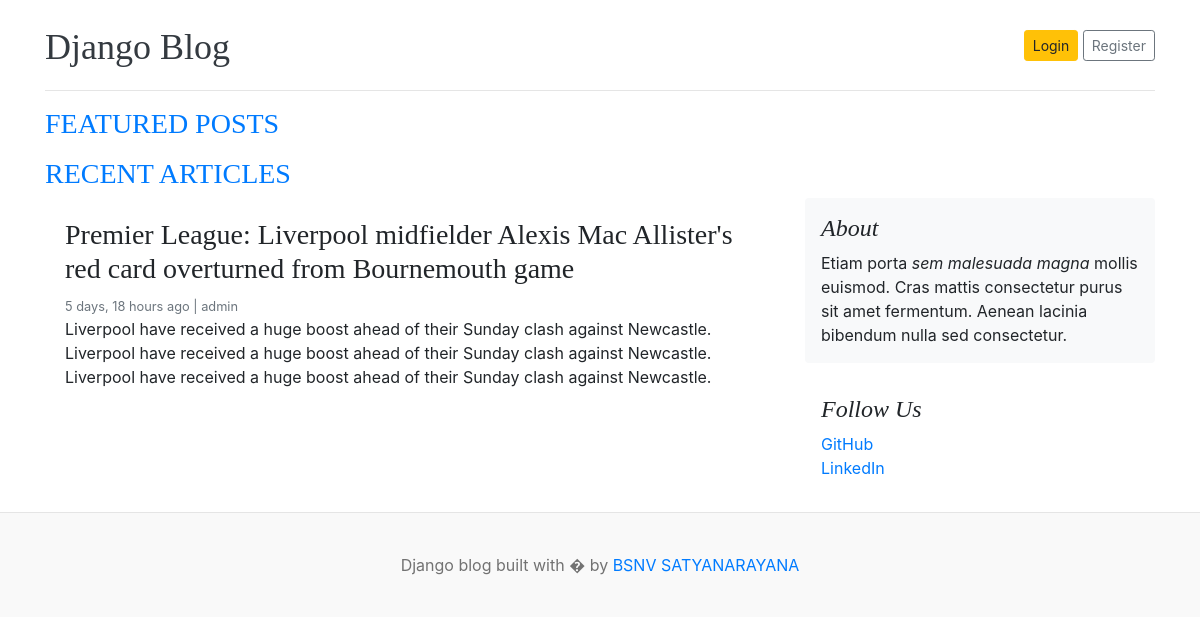
Page /category/1/ on the committed database.
### blog/models.py (models this page shows, shortened)
class blog(models.Model):
    title=models.CharField(max_length=100)
    slug=models.SlugField(max_length=100,unique=True,blank=True)
    category=models.ForeignKey(category,on_delete=models.CASCADE)
    author=models.ForeignKey(User,on_delete=models.CASCADE)
    featured_image=models.ImageField(upload_to='upload/%y/%M/%d')
    short_description=models.TextField(max_length=2000)
    blog_body=models.TextField(max_length=5000)
    status=models.IntegerField(choices=STATUS_CHOICES,default=0)
    is_featured=models.BooleanField(default=False)
    created_at=models.DateTimeField(auto_now_add=True)
    updated_at=models.DateTimeField(auto_now=True)

### blog/views.py (the view)
# urls.py: path('<int:category_id>/',views.posts_by_category,name='posts_by_category')
def posts_by_category(request,category_id):
    posts=blog.objects.filter(status='1',category=category_id)
    context={
       'posts':posts
    }
    return render(request,'posts_by_category.html',context)

### templates/posts_by_category.html (shortened to what this page needs)
{% load static %}
<!DOCTYPE html>
<html lang="en">
<head>
    <link href="https://getbootstrap.com/docs/4.0/dist/css/bootstrap.min.css" rel="stylesheet">
    <link href="css/blog.css" rel="stylesheet">
  </head>
<body>
    <div class="container">
      <header class="blog-header py-3">
        <div class="row flex-nowrap justify-content-between align-items-center">
          <div class="col-8 pt-1">
            <a class="blog-header-logo text-dark" href="/">Django Blog</a>
          </div>
          <div class="col-4 d-flex justify-content-end align-items-center">
            <a class="btn btn-sm btn-warning" href="#">Login</a> &nbsp;
            <a class="btn btn-sm btn-outline-secondary" href="#">Register</a>
          </div>
        </div>
      </header>
      <div class="nav-scroller py-1 mb-2">
      </div>
<h3 class="text-uppercase text-primary" style="letter: spacing 2px;">Featured posts</h3>
  <h3 class="text-uppercase text-primary" style="letter: spacing 2px;">Recent Articles</h3>
  <main role="main" class="container p-0">
    <div class="row">
      <div class="col-md-8 blog-main">
        {% for post in posts %}
        <div class="card border-0" >
          <div class="card-body">
            <h3>{{post.title}}</h3>
            <small class="mb-1 text-muted">{{post.created_at | timesince}} ago | {{post.author}}</small>
            <p class="card-text">{{post.short_description}}</p>
          </div>
        </div>
        {% endfor %}
      </div>
      <aside class="col-md-4 blog-sidebar">
        <div class="p-3 mb-3 bg-light rounded">
          <h4 class="font-italic">About</h4>
          <p class="mb-0">Etiam porta <em>sem malesuada magna</em> mollis euismod. Cras mattis consectetur purus sit amet fermentum. Aenean lacinia bibendum nulla sed consectetur.</p>
        </div>
        <div class="p-3">
          <h4 class="font-italic">Follow Us</h4>
          <ol class="list-unstyled">
            <li><a href="#">GitHub</a></li>
            <li><a href="#">LinkedIn</a></li>
          </ol>
        </div>
      </aside>
    </div>
  </main>
</div>
<footer class="blog-footer">
  <p>Django blog built with � by <a href="#">BSNV SATYANARAYANA</a></p>
</footer>
</body>
</html>

### project1/static/css/blog.css (style rules this page uses)
.blog-header { border-bottom: 1px solid #e5e5e5; }
.blog-header-logo { font-family: "Playfair Display", Georgia, "Times New Roman", serif; font-size: 2.25rem; }
h1, h2, h3, h4, h5, h6 { font-family: "Playfair Display", Georgia, "Times New Roman", serif; }
.blog-footer { padding: 2.5rem 0; color: #727272; text-align: center; background-color: #f9f9f9; border-top: .05rem solid #e5e5e5; }
.blog-footer p:last-child { margin-bottom: 0; }

### rows in the picture
blog: title "Premier League: Liverpool midfielder Alexis Mac Allister's red card overturned from Bournemouth game", created_at "5 days, 18 hours", author "admin", short_description "Liverpool have received a huge boost ahead of their Sunday clash against Newcastle. Liverpool have received a huge boost ahead of their Sunday clash against Newcastle. Liverpool have received a huge boost ahead of their Sunday clash against Newcastle."
